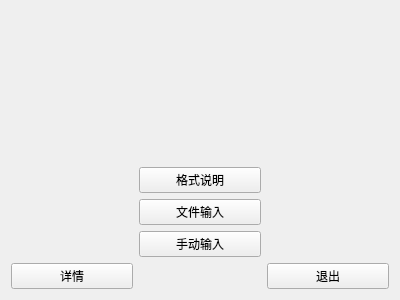
<?xml version="1.0" encoding="UTF-8"?>
<ui version="4.0">
 <class>Widget</class>
 <widget class="QWidget" name="Widget">
  <property name="geometry">
   <rect>
    <x>0</x>
    <y>0</y>
    <width>400</width>
    <height>300</height>
   </rect>
  </property>
  <property name="windowTitle">
   <string>主菜单</string>
  </property>
  <layout class="QGridLayout" name="gridLayout">
   <item row="2" column="0">
    <widget class="QPushButton" name="detailBtn">
     <property name="text">
      <string>详情</string>
     </property>
    </widget>
   </item>
   <item row="2" column="2">
    <widget class="QPushButton" name="exitBtn">
     <property name="text">
      <string>退出</string>
     </property>
    </widget>
   </item>
   <item row="1" column="1">
    <layout class="QVBoxLayout" name="verticalLayout">
     <item>
      <widget class="QPushButton" name="inFormatBtn">
       <property name="autoFillBackground">
        <bool>false</bool>
       </property>
       <property name="styleSheet">
        <string notr="true"/>
       </property>
       <property name="text">
        <string>格式说明</string>
       </property>
      </widget>
     </item>
     <item>
      <widget class="QPushButton" name="fileInBtn">
       <property name="text">
        <string>文件输入</string>
       </property>
      </widget>
     </item>
     <item>
      <widget class="QPushButton" name="handInBtn">
       <property name="text">
        <string>手动输入</string>
       </property>
      </widget>
     </item>
    </layout>
   </item>
   <item row="0" column="1">
    <widget class="QLabel" name="label">
     <property name="text">
      <string/>
     </property>
    </widget>
   </item>
  </layout>
 </widget>
 <layoutdefault spacing="6" margin="11"/>
 <resources/>
 <connections/>
</ui>
